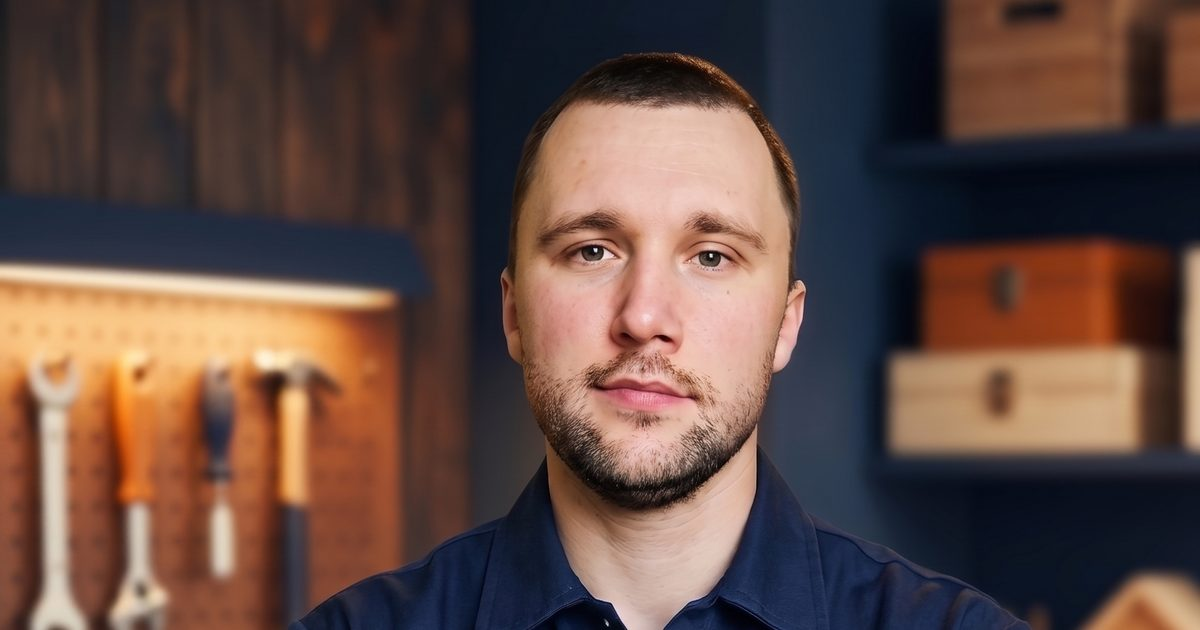
#> input picture assets/og-image.jpg, 1200 x 630 px
$ python -i make_cover.py   (imports and definitions only)
#> lines starting #> are read from the running program, lines starting #| are printed output that depends on the picture
"""Branded cover image for a blog post (1536x1024 WebP) - used when there is no real job photo.

Usage (from repo root):
  python .claude/blog/make_cover.py <slug> "<Title>" <category> [--photo path/to/photo.jpg]

With --photo the photo becomes the background (darkened) under the title, which is the best
option: real work photos beat generic graphics. Without it a clean navy/orange card is drawn.
Requires Pillow (pip install pillow). Fonts: Roboto (Apache 2.0) in .claude/blog/fonts/.
"""
import argparse
import textwrap
from pathlib import Path

from PIL import Image, ImageDraw, ImageFilter, ImageFont, ImageOps

ROOT = Path(__file__).resolve().parents[2]
FONTS = Path(__file__).resolve().parent / "fonts"
W, H = 1536, 1024
NAVY, ORANGE, WHITE = (30, 58, 95), (255, 107, 53), (255, 255, 255)
LABELS = {
    "plumbing": "PLUMBING & BATHROOM", "electrical": "LIGHTS & ELECTRICAL", "mounting": "MOUNTING & ASSEMBLY",
    "interior": "WALLS, DOORS & FLOORS", "outdoor": "OUTDOOR & CLEANUP", "home-bar": "HOME BAR & KEGERATOR",
    "guides": "HOMEOWNER GUIDES",
}


def font(name, size):
    return ImageFont.truetype(str(FONTS / f"Roboto-{name}.ttf"), size)


def background(photo):
#> called with photo = '../../assets/og-image.jpg'
    if photo:
        im = ImageOps.fit(ImageOps.exif_transpose(Image.open(photo)).convert("RGB"), (W, H))
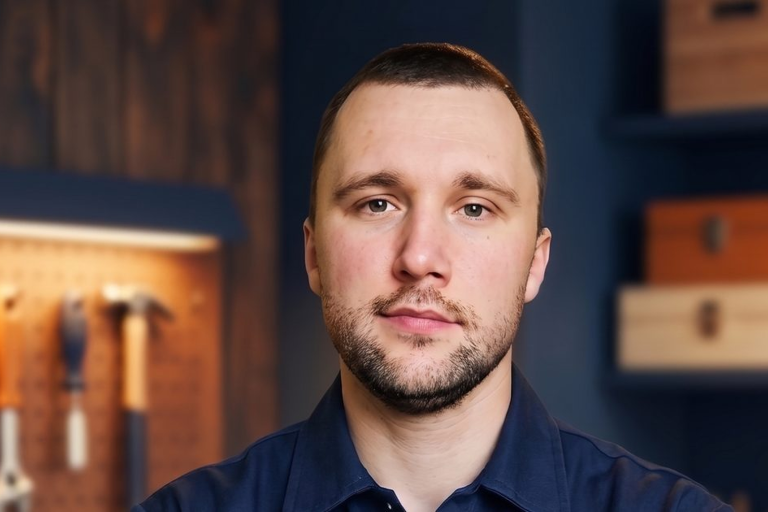
#> im: PIL image 1536x1024 RGB (shown at 1/2 size); mean R, G, B 95.8, 73.6, 68.3
        im = im.filter(ImageFilter.GaussianBlur(2))
        shade = Image.new("RGB", (W, H), NAVY)
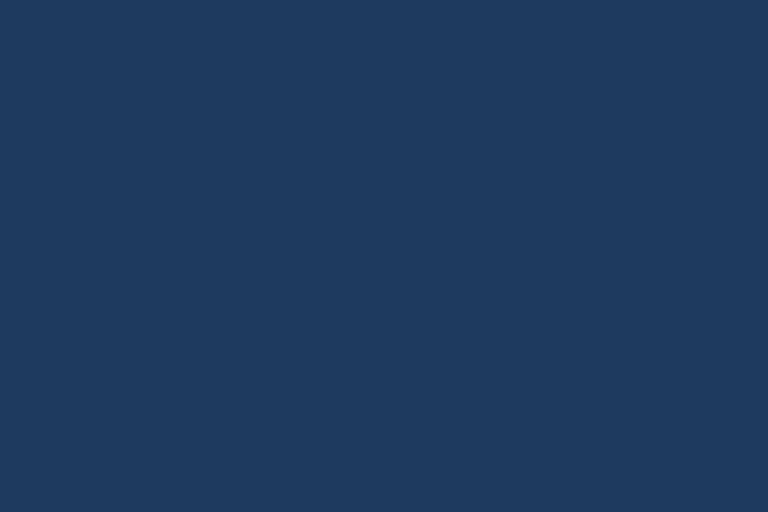
#> shade: PIL image 1536x1024 RGB (shown at 1/2 size); mean R, G, B 30, 58, 95
        return Image.blend(im, shade, 0.62)
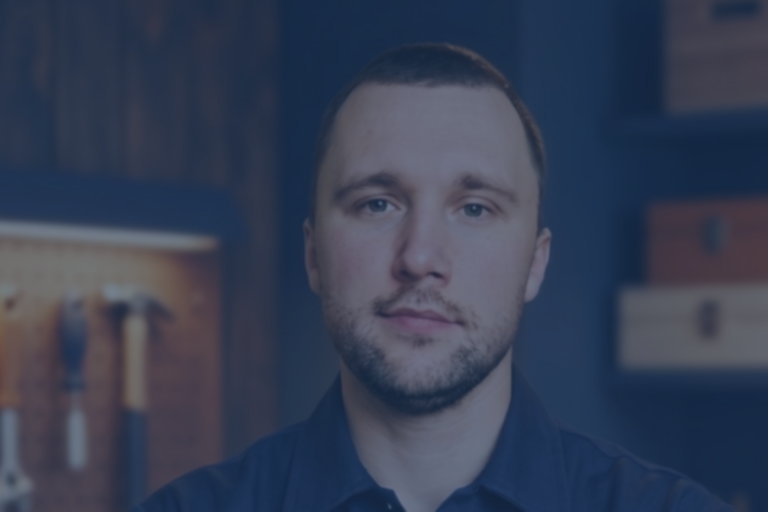
#> returned value: PIL image 1536x1024 RGB (shown at 1/2 size); mean R, G, B 54.5, 63.4, 84.4
    im = Image.new("RGB", (W, H), NAVY)
    d = ImageDraw.Draw(im)
    for i in range(0, W + H, 64):  # subtle diagonal texture
        d.line([(i, 0), (i - H, H)], fill=(36, 66, 105), width=18)
    d.ellipse([W - 520, -260, W + 260, 520], outline=ORANGE, width=14)
    d.rectangle([W - 340, H - 300, W - 140, H - 100], outline=(255, 255, 255), width=10)
    return im


def main():
    ap = argparse.ArgumentParser()
    ap.add_argument("slug")
    ap.add_argument("title")
    ap.add_argument("category", choices=list(LABELS))
    ap.add_argument("--photo")
    a = ap.parse_args()

    im = background(a.photo)
    d = ImageDraw.Draw(im)
    x = 110
    d.rectangle([x, 150, x + 120, 162], fill=ORANGE)
    d.text((x, 190), LABELS[a.category], font=font("Bold", 40), fill=ORANGE)

    size = 104
    for size in (104, 96, 88, 80, 72):
        lines = textwrap.wrap(a.title, width=int(1180 / (size * 0.52)))
        if len(lines) <= 4:
            break
    f = font("Black", size)
    y = 270
    for line in lines[:4]:
        d.text((x, y), line, font=f, fill=WHITE)
        y += int(size * 1.15)

    d.text((x, H - 150), "Nestor's Home Help", font=font("Black", 46), fill=WHITE)
    d.text((x, H - 92), "Licensed & insured handyman  |  Calgary, Airdrie, Chestermere, Okotoks, Cochrane",
           font=font("Bold", 30), fill=(200, 210, 225))

    out = ROOT / "assets" / "blog" / f"{a.slug}.webp"
    out.parent.mkdir(parents=True, exist_ok=True)
    im.save(out, "WEBP", quality=82, method=6)
    print(f"Saved {out.relative_to(ROOT)} ({out.stat().st_size // 1024} KB)")


# [2 lines not run here, left out]

>>> result = background('../../assets/og-image.jpg')
